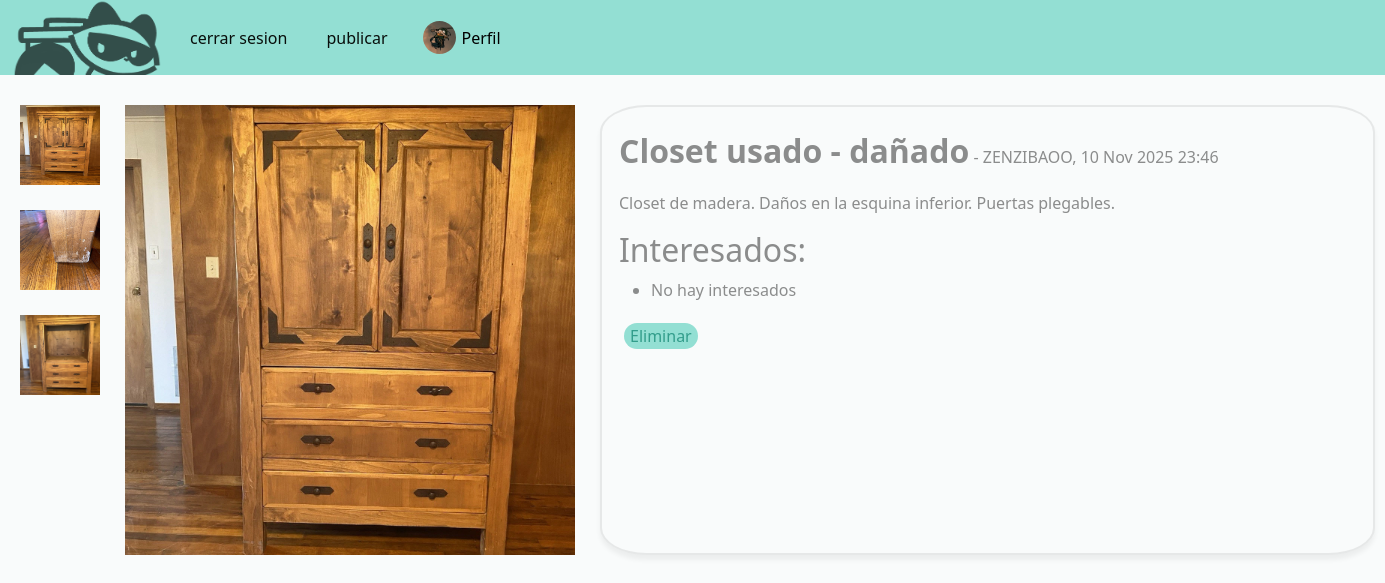
The app's page /post/7/ (signed in), older data.
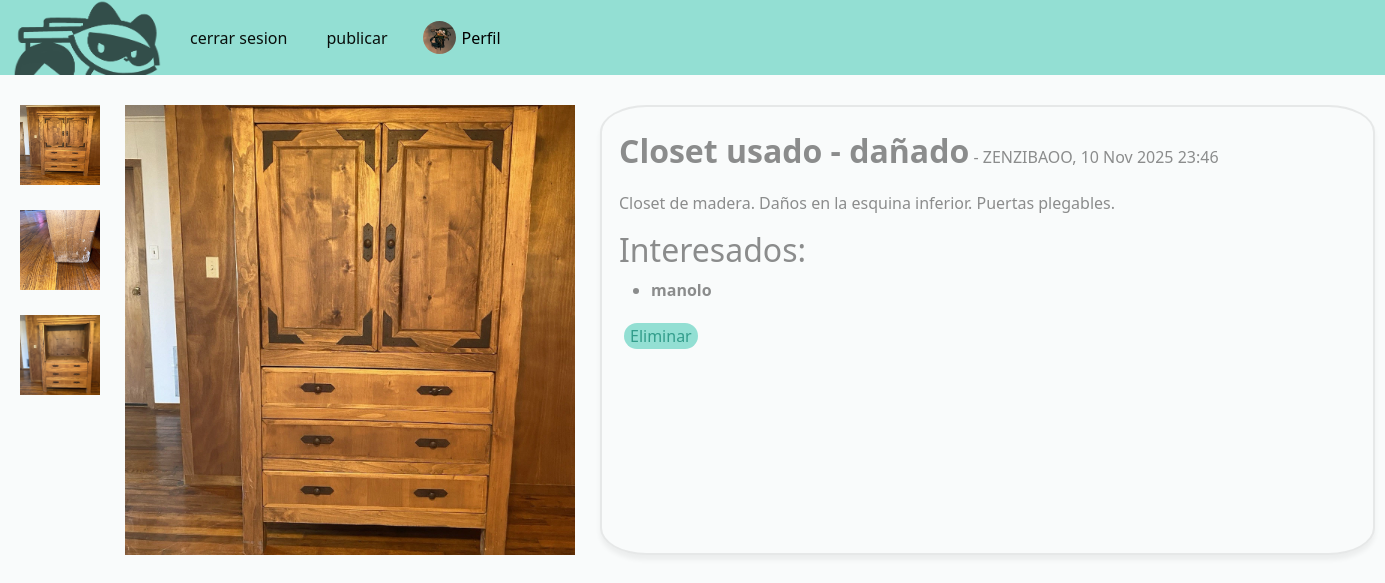
The same page, newer data.
### publi/models.py (models this page shows)
class Interesado(models.Model):
    publicante = models.ForeignKey(User, related_name="pub", on_delete=models.CASCADE)
    interesado = models.ForeignKey(User, related_name="inte", on_delete=models.CASCADE)
    pk_post = models.ForeignKey("publi", on_delete=models.CASCADE)

### publi/views.py (the view)
# urls.py: path('post/<int:post_id>/', publi_views.post, name='post'),
@login_required
def post(request, post_id):
    publicacion = get_object_or_404(publi, id=post_id)
    if request.method == 'POST':
        usuario1 = request.user.id
        usuario2 = publicacion.usuario.id
        if usuario1 == usuario2:
            publicacion.archivado = True
            publicacion.save()
            return redirect('perfil')
        else:
            hay_interesado = Interesado.objects.filter(publicante=publicacion.usuario, interesado=request.user, pk_post=post_id).exists()
            if hay_interesado == True:
                el_interesado = get_object_or_404(Interesado, publicante=publicacion.usuario, interesado=request.user, pk_post=post_id)
                el_interesado.delete()
                return redirect(reverse('post', args=[post_id]))
            else:
                Interesado.objects.create(publicante_id=usuario2, interesado_id=usuario1, pk_post_id=post_id)
                asunto = request.user.username + " se ha interesado en " + "'" + publicacion.titulo + "'"
                mensaje = "¡Hola! He visto tu publicación y me ha interesado mucho. Por favor, responde este correo para seguir en contacto. :)" \
                "\nAtentamente: " + request.user.first_name + " " + request.user.last_name
                remitente = request.user.email
                destinatario = publicacion.usuario.email
                from_email = f"Bin2Bin <miBin2Bin@gmail.com>"
                email = EmailMessage(
                    subject=asunto,
                    body=f"{mensaje}",
                    from_email=from_email,
                    to=[destinatario],
                    reply_to=[remitente],
                )
                email.send(fail_silently=False)
                return redirect(reverse('post', args=[post_id]))
    else:
        interesados = Interesado.objects.filter(pk_post_id=post_id)
        hay_interesado = Interesado.objects.filter(publicante=publicacion.usuario, interesado=request.user, pk_post=post_id).exists()
        try:
            img_obj = get_object_or_404(user_img, usuario=request.user.id)
            return render(request, 'mipubli.html', {'post':publicacion, 'interesados':interesados, 'hay_interesado':hay_interesado, 'imagen':img_obj})
        except:
            return render(request, 'mipubli.html', {'post':publicacion, 'interesados':interesados, 'hay_interesado':hay_interesado})

### publi/templates/mipubli.html (shortened to what this page needs)
{% extends 'hola.html' %}
{% block content %}
<head>
    {% load static %}
    <link rel="stylesheet" href="{% static 'post.css' %}">
</head>
    <div class="post-gallery">
        {% if post.imagen.url != blank %}
        <div class="image big">
            <img src="{{post.imagen.url}}" alt="{{post.titulo}}" class="big-img"/>
        </div>
        <div class="image small">
        <li>
            <img src="{{post.imagen.url}}" alt="{{post.titulo}}" class="small-img"/>
            {% endif %}
        </li>
        <li>{% if post.imagen2.url != blank %}
            <img src="{{post.imagen2.url}}" alt="{{post.titulo}}" class="small-img"/>
            {% endif %}
        </li>
        <li>{% if post.imagen3.url != blank %}
                <img src="{{post.imagen3.url}}" alt="{{post.titulo}}" class="small-img"/>
            {% endif %}
        </li>
        </div>
        <div class="contents">
        <titu>{{ post.titulo }}</titu>
            {% if request.user.id != post.usuario.id %}
            <a href="{% url 'ver_perfil' post.usuario %}">
            - {{ post.usuario }}
            </a>
                , {{ post.creacion|date:"d M Y H:i" }}
            {% else %}
            - {{ post.usuario }}, {{ post.creacion|date:"d M Y H:i" }}
            {% endif %}
            <p>{{ post.descripcion }}</p>
        {% if request.user.id == post.usuario.id %}
            <h2>Interesados:</h2>
            {% for inte in interesados %}
            <ul>
                <a href="{% url 'ver_perfil' inte.interesado %}">
                    <li>
                        <strong>{{ inte.interesado }}</strong>
                    </li>
                </a>
            </ul>
            {% empty %}
                <ul><li>No hay interesados</li></ul>
            {% endfor %}
            <form action="" method="POST">
                <button class="rounded-pill">
                    Eliminar
                </button>
            </form>
        {% endif %}
            </div>
        </div>
{% endblock %}

Row changes from the older to the newer data that the page shows:
added Interesado: interesado "manolo"
Text that changed along with them:
text no longer shown: "No hay interesados"
